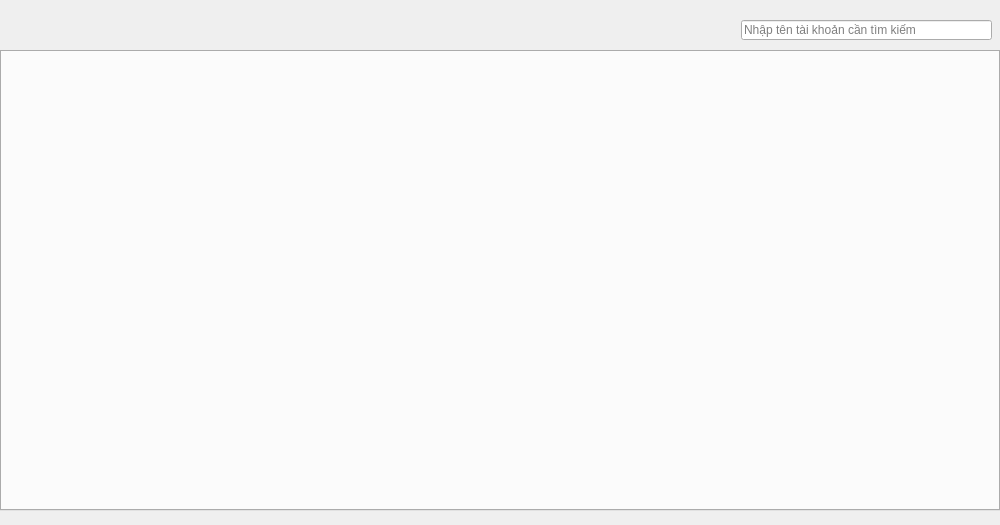
<?xml version="1.0" encoding="UTF-8"?>
<ui version="4.0">
 <class>AccountsManagerWidget</class>
 <widget class="QWidget" name="AccountsManagerWidget">
  <property name="geometry">
   <rect>
    <x>0</x>
    <y>0</y>
    <width>1000</width>
    <height>525</height>
   </rect>
  </property>
  <property name="windowTitle">
   <string>Form</string>
  </property>
  <widget class="QTabWidget" name="accountsInfo">
   <property name="geometry">
    <rect>
     <x>0</x>
     <y>50</y>
     <width>1000</width>
     <height>461</height>
    </rect>
   </property>
   <property name="tabPosition">
    <enum>QTabWidget::South</enum>
   </property>
   <property name="tabShape">
    <enum>QTabWidget::Triangular</enum>
   </property>
   <property name="currentIndex">
    <number>-1</number>
   </property>
  </widget>
  <widget class="QLineEdit" name="searchKeyword">
   <property name="geometry">
    <rect>
     <x>741</x>
     <y>20</y>
     <width>251</width>
     <height>20</height>
    </rect>
   </property>
   <property name="placeholderText">
    <string>Nhập tên tài khoản cần tìm kiếm</string>
   </property>
  </widget>
 </widget>
 <resources/>
 <connections/>
</ui>
